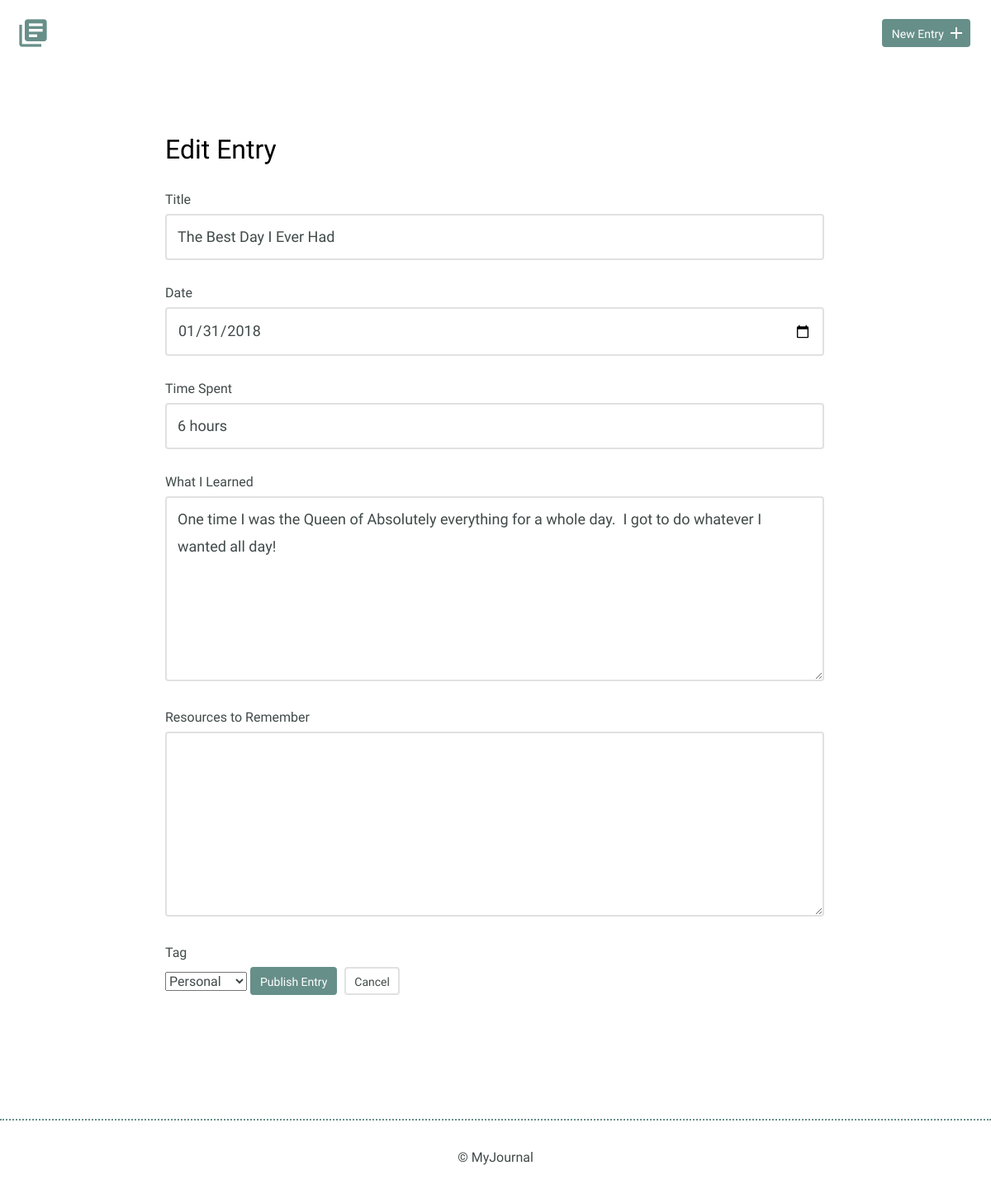
The page /edit.php?id=1 on the database its author committed.
### tables this page shows
CREATE TABLE "entries" (
	"id"	INTEGER,
	"title"	TEXT,
	"date"	TEXT,
	"time_spent"	INTEGER,
	"learned"	BLOB,
	"resources"	BLOB,
	"tag_id"	INTEGER,
	PRIMARY KEY("id"),
	FOREIGN KEY("tag_id") REFERENCES "tags"("tag_id")
);

### inc/functions.php (called while the page is built, shortened)
<?php
function get_tags(){
    include('connection.php');
    try{
        return $db->query('SELECT * FROM tags');
    } catch (Exception $e){
        echo "Error retrieving data: ". $e->getMessage() . "</br>";
        return [];
    }
}
function get_specific_entry($entry_id){
    include "connection.php";
    $sql = "SELECT title, date, time_spent, learned, resources, id, tag, tags.tag_id FROM entries INNER JOIN tags ON entries.tag_id = tags.tag_id WHERE id = ?";
    try{
        $results = $db->prepare($sql);
        $results->bindValue(1,$entry_id,PDO::PARAM_INT);
        $results->execute();
    } catch (Exception $e){
        echo "Error: " .$e->getMessage() . "<br /?";
        return false;
    }
    return $results->fetch();
}

### edit.php (the view, shortened to what this page needs)
<?php
include('inc/header.php');
include('inc/functions.php');
if (isset($_GET['id'])){
    list($title, $date, $time_spent, $learned, $resources, $id, $tag, $tag_id) = get_specific_entry(filter_input(INPUT_GET, 'id', FILTER_SANITIZE_NUMBER_INT));
}
?>
<div class="container">
    <div class="edit-entry">
        <h2>Edit Entry</h2>
        <form action='edit.php' method='POST'>
            <label for="title"> Title</label>
            <input id="title" type="text" name="title" value="<?php echo $title;?>"><br>
            <label for="date">Date</label>
            <input id="date" type="date" name="date" value="<?php echo $date;?>"><br>
            <label for="time-spent"> Time Spent</label>
            <input id="time-spent" type="text" name="timeSpent" value="<?php echo $time_spent;?>"><br>
            <label for="what-i-learned">What I Learned</label>
            <textarea id="what-i-learned" rows="5" name="whatILearned"><?php echo $learned;?></textarea>
            <label for="resources-to-remember">Resources to Remember</label>
            <textarea id="resources-to-remember" rows="5" name="ResourcesToRemember"><?php echo $resources;?></textarea>
            <label for="tag">Tag</label>
            <select name="tag" id="tag">
                <?php
                foreach(get_tags() as $tag){
                    echo "<option value='".$tag['tag_id']."'";
                    if ($tag_id == $tag['tag_id']){
                        echo ' selected';
                    }
                    echo ">".$tag['tag']."</option>";
                }
                ?>
            </select>
            <input type="submit" value="Publish Entry" class="button">
            <a href="#" class="button button-secondary">Cancel</a>
        </form>
    </div>
</div>
<?php
include('inc/footer.php');
?>

### css/site.css (style rules this page uses)
body { font-size: 16px; color: #404a49; font-family: 'Cousine', serif; font-weight: 400; }
.container { margin: 0 auto; padding: 0 25px; }
.button { padding: 8px 10px 6px 10px; background: #678f89; border: 2px solid #678f89; border-radius: 4px; text-decoration: none; color: #FFF; position: relative; text-align: center; font-size: 14px; }
.button.button-secondary { background: #FFF; border: 2px solid #e1e1e1; color: #404a49; }
h1, h2, h3 { margin: 0; font-weight: 400; line-height: 1em; color: #000; }
h2 { font-size: 32px; }
.entry-list, .edit-entry, .new-entry { max-width: 800px; margin: 0 auto; padding: 70px 0 150px 0; }
.edit-entry h2, .new-entry h2 { margin-bottom: 35px; }
form label { display: block; margin-bottom: 8px; }
form input[type=text], form input[type=password], form input[type=date], form textarea { border: 2px solid #e1e1e1; font-size: 18px; line-height: 1.8em; padding:10px 13px; margin-bottom: 30px; border-radius: 4px; width: calc(100% - 32px); }
.edit-entry form textarea, .new-entry form textarea { min-height: 200px; }
input[type=submit] { margin-right: 5px; }

### rows shown on the page
entries: title "The Best Day I Ever Had", date "01/31/2018", timeSpent "6 hours", whatILearned "One time I was the Queen of Absolutely everything for a whole day. I got to do whatever I wanted all day!"

### other values the page prints
form field tag "Personal"
